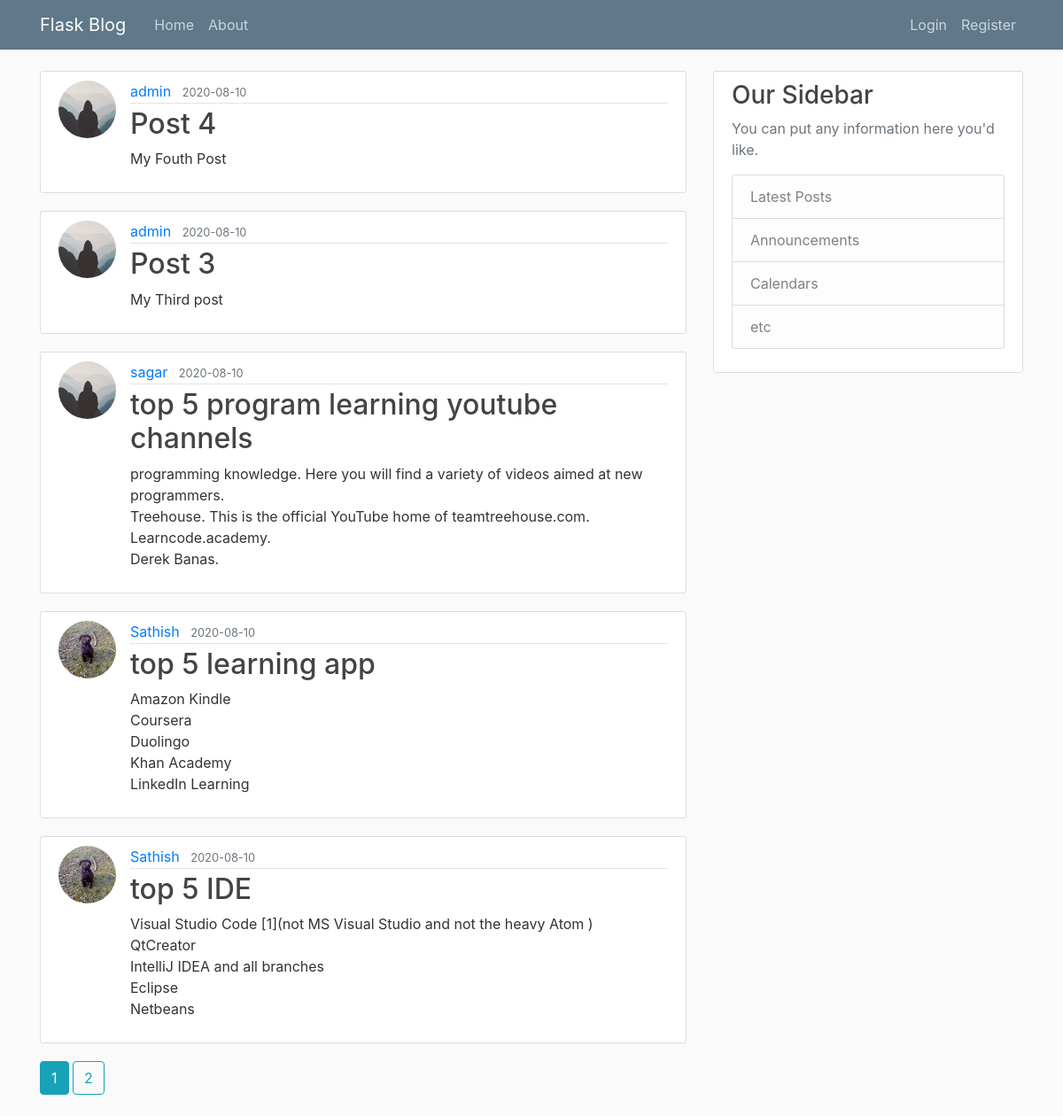
The page /home on the database its author committed.
### flaskblog/models.py (models this page shows, shortened)
class Post(db.Model):
    id = db.Column(db.Integer, primary_key=True)
    title = db.Column(db.String(100), nullable=False)
    date_posted = db.Column(db.DateTime, nullable=False, default=datetime.utcnow)
    content = db.Column(db.Text, nullable=False)
    user_id = db.Column(db.Integer, db.ForeignKey('user.id'), nullable=False)

class User(db.Model,UserMixin):
    id = db.Column(db.Integer, primary_key=True)
    username = db.Column(db.String(20), unique=True, nullable=False)
    email = db.Column(db.String(120), unique=True, nullable=False)
    image_file = db.Column(db.String(20), nullable=False, default='default.jpg')
    password = db.Column(db.String(60), nullable=False)
    posts = db.relationship('Post', backref='author', lazy=True)

### flaskblog/routes.py (the view)
@app.route("/")
@app.route("/home")
def home():
    page=request.args.get('page',1,type=int)
    posts = Post.query.order_by(Post.date_posted.desc()).paginate(page=page,per_page=5)
    return render_template('home.html', posts=posts)

### flaskblog/templates/home.html (shortened to what this page needs)
{% extends "layout.html"  %}
{% block content %}
	{% for post in posts.items %}
        <article class="media content-section">
          <img class="rounded-circle article-img" src="{{ url_for('static', filename='profile_pics/' + post.author.image_file) }}">
          <div class="media-body">
            <div class="article-metadata">
              <a class="mr-2" href="{{ url_for('user_posts', username=post.author.username)}}">{{ post.author.username }}</a>
              <small class="text-muted">{{ post.date_posted.strftime('%Y-%m-%d') }}</small>
            </div>
            <h2><a class="article-title" href="{{ url_for('post', post_id=post.id) }}">{{ post.title }}</a></h2>
            <p class="article-content">{{ post.content }}</p>
          </div>
        </article>
	{% endfor %}
    {% for page_num in posts.iter_pages(left_edge=1, right_edge=1, left_current=1, right_current=2) %}
      {% if page_num %}
        {% if posts.page == page_num %}
          <a class="btn btn-info mb-4" href="{{ url_for('home', page=page_num) }}">{{ page_num }}</a>
        {% else %}
          <a class="btn btn-outline-info mb-4" href="{{ url_for('home', page=page_num) }}">{{ page_num }}</a>
        {% endif %}
      {% endif %}
    {% endfor %}
{% endblock content %}

### flaskblog/templates/layout.html (shortened to what this page needs)
<!DOCTYPE html>
<html>
<head>
    <link rel="stylesheet" href="https://maxcdn.bootstrapcdn.com/bootstrap/4.0.0/css/bootstrap.min.css">
    <link rel="stylesheet" type="text/css" href="{{ url_for('static', filename='main.css') }}">
</head>
<body>
    <header class="site-header">
      <nav class="navbar navbar-expand-md navbar-dark bg-steel fixed-top">
        <div class="container">
          <a class="navbar-brand mr-4" href="/">Flask Blog</a>
          <div class="collapse navbar-collapse" id="navbarToggle">
            <div class="navbar-nav mr-auto">
              <a class="nav-item nav-link" href="{{ url_for('home') }}">Home</a>
              <a class="nav-item nav-link" href="{{ url_for('about') }}">About</a>
            </div>
            <div class="navbar-nav">
              {% if current_user.is_authenticated %}
                <a class="nav-item nav-link" href="{{ url_for('new_post') }}">New Post</a>
                <a class="nav-item nav-link" href="{{ url_for('account') }}">Account</a>
                <a class="nav-item nav-link" href="{{ url_for('logout') }}">Logout</a>
              {% else %}
                <a class="nav-item nav-link" href="{{ url_for('login') }}">Login</a>
                <a class="nav-item nav-link" href="{{ url_for('register') }}">Register</a>
              {% endif %}
            </div>
          </div>
        </div>
      </nav>
    </header>
    <main role="main" class="container">
      <div class="row">
        <div class="col-md-8">
          {% block content %}{% endblock %}
        </div>
        <div class="col-md-4">
          <div class="content-section">
            <h3>Our Sidebar</h3>
            <p class='text-muted'>You can put any information here you'd like.
              <ul class="list-group">
                <li class="list-group-item list-group-item-light">Latest Posts</li>
                <li class="list-group-item list-group-item-light">Announcements</li>
                <li class="list-group-item list-group-item-light">Calendars</li>
                <li class="list-group-item list-group-item-light">etc</li>
              </ul>
            </p>
          </div>
        </div>
      </div>
    </main>
</body>
</html>

### flaskblog/static/main.css (style rules this page uses)
body { background: #fafafa; color: #333333; margin-top: 5rem; }
h1, h2, h3, h4, h5, h6 { color: #444444; }
.bg-steel { background-color: #5f788a; }
.site-header .navbar-nav .nav-link { color: #cbd5db; }
.content-section { background: #ffffff; padding: 10px 20px; border: 1px solid #dddddd; border-radius: 3px; margin-bottom: 20px; }
.article-title { color: #444444; }
.article-content { white-space: pre-line; }
.article-img { height: 65px; width: 65px; margin-right: 16px; }
.article-metadata { padding-bottom: 1px; margin-bottom: 4px; border-bottom: 1px solid #e3e3e3 }

### rows shown on the page
Post: image_file (placeholder picture), author.username "admin", date_posted "2020-08-10", title "Post 4", content "My Fouth Post"
Post: image_file (placeholder picture), author.username "admin", date_posted "2020-08-10", title "Post 3", content "My Third post"
Post: image_file (placeholder picture), author.username "sagar", date_posted "2020-08-10", title "top 5 program learning youtube channels", content "programming knowledge. Here you will find a variety of videos aimed at new programmers. Treehouse. This is the official YouTube home of teamtreehouse.com. Learncode.academy. Derek Banas."
Post: image_file (picture), author.username "Sathish", date_posted "2020-08-10", title "top 5 learning app", content "Amazon Kindle Coursera Duolingo Khan Academy LinkedIn Learning"
Post: image_file (picture), author.username "Sathish", date_posted "2020-08-10", title "top 5 IDE", content "Visual Studio Code [1](not MS Visual Studio and not the heavy Atom ) QtCreator IntelliJ IDEA and all branches Eclipse Netbeans"

### other values the page prints
{{ page_num }} "1"
{{ page_num }} "2"
